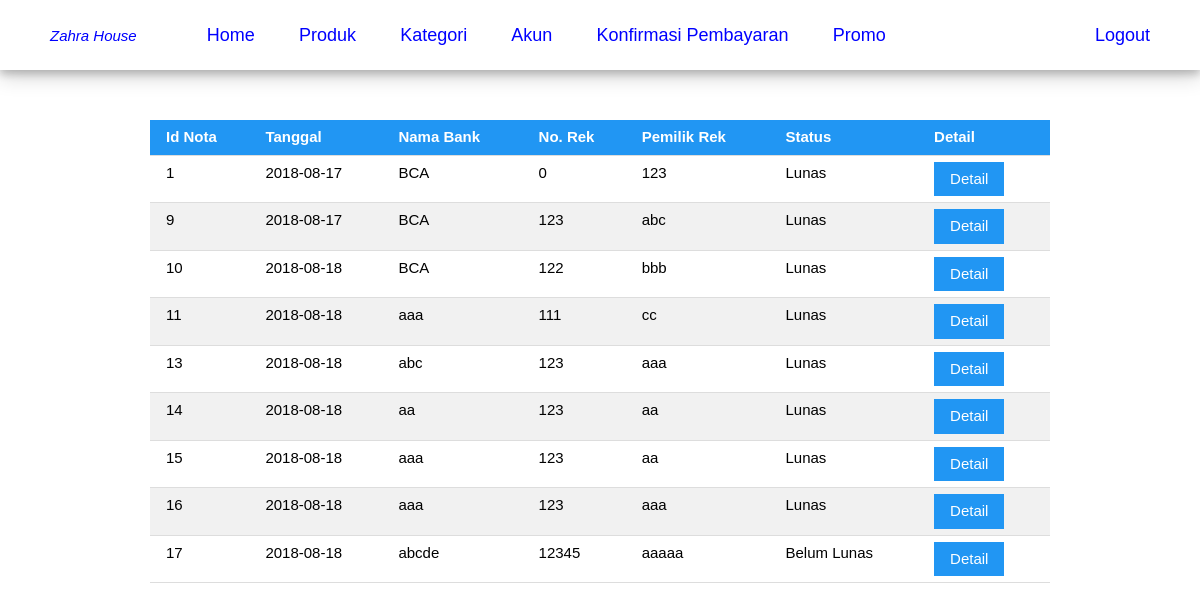
Screenshot of /admin/payment.php with the database file from the repository.
### tables this page shows
CREATE TABLE `confirmation` (
  `idConfirmation` int(10) UNSIGNED NOT NULL,
  `idNota` int(10) UNSIGNED NOT NULL,
  `date` date NOT NULL,
  `bank` char(20) NOT NULL,
  `numberAccount` char(30) NOT NULL,
  `accountOwner` char(50) NOT NULL,
  `picture` char(100) NOT NULL
);

CREATE TABLE `nonota` (
  `idNota` int(10) UNSIGNED NOT NULL,
  `idAccount` varchar(50) NOT NULL,
  `tanggal` date NOT NULL,
  `service` char(10) NOT NULL,
  `ongkir` mediumint(11) UNSIGNED NOT NULL,
  `status` tinyint(1) NOT NULL
);

### admin/payment.php (the view, shortened to what this page needs)
<?php
    include "../config/config.php";
?>
<!DOCTYPE html>
<html lang="en">
<head>
    <link rel="stylesheet" type="text/css" href="../style/w3.css">
    <link rel="stylesheet" type="text/css" href="../style/css.css">
</head>
<body>
<?php
    include 'menu.php';
?>
    <div class="isi" style="margin: 0 100px;">
<?php
    $sql = "SELECT
            confirmation.idConfirmation,
            nonota.status,
            nonota.idNota,
            confirmation.date,
            confirmation.bank,
            confirmation.numberAccount,
            confirmation.accountOwner
            FROM confirmation
            INNER JOIN nonota
            ON confirmation.idNota = nonota.idNota";
    if ($stmt = $mysqli->prepare($sql)) {
        if ($stmt->execute()) {
            $stmt->bind_result($sqlIdConfirmation, $sqlStatus, $sqlIdNota, $sqlDate, $sqlBank, $sqlNumerAccount, $sqlAccountOwner);
            ?>
            <table class="w3-table w3-striped w3-bordered" style="margin-top: 20px;">
            <tr class="w3-blue">
                <th>Id Nota</th>
                <th>Tanggal</th>
                <th>Nama Bank</th>
                <th>No. Rek</th>
                <th>Pemilik Rek</th>
                <th>Status</th>
                <th>Detail</th>
            <tr>
            <?php
            while($stmt->fetch()){
                if ($sqlStatus == 1) {
            ?>
            <tr>
                <td><?php echo $sqlIdNota; ?></td>
                <td><?php echo $sqlDate; ?></td>
                <td><?php echo $sqlBank; ?></td>
                <td><?php echo $sqlNumerAccount; ?></td>
                <td><?php echo $sqlAccountOwner; ?></td>
                <td><?php echo "Lunas"; ?></td>
                <td><a href="paymentDetail.php?confirmation=<?php echo $sqlIdConfirmation; ?>"><button class="w3-btn w3-blue">Detail</button></a></td>
            </tr>
            <?php
                }
                else{
            ?>
            <tr>
                <td><?php echo $sqlIdNota; ?></td>
                <td><?php echo $sqlDate; ?></td>
                <td><?php echo $sqlBank; ?></td>
                <td><?php echo $sqlNumerAccount; ?></td>
                <td><?php echo $sqlAccountOwner; ?></td>
                <td><?php echo "Belum Lunas"; ?></td>
                <td><a href="paymentDetail.php?confirmation=<?php echo $sqlIdConfirmation; ?>"><button class="w3-btn w3-blue">Detail</button></a></td>
            </tr>
            <?php
                }
            }
            ?>
            </table>
            <?php
        }
        else{
            echo $stmt->error;
        }
    }
    else{
        echo $mysqli->error;
    }
?>
    </div>
</body>
</html>

### style/w3.css (style rules this page uses)
html { -ms-text-size-adjust:100%;-webkit-text-size-adjust:100% }
body { margin:0 }
a { -webkit-tap-highlight-color:transparent;background-color:transparent }
button,input,optgroup,select,textarea { color:inherit;font:inherit;margin:0 }
button { overflow:visible }
button,select { text-transform:none }
button,html input[type=button],input[type=reset],input[type=submit] { -webkit-appearance:button;cursor:pointer }
html,body { font-family:Verdana,sans-serif;font-size:15px;line-height:1.5 }
a { color:inherit }
table { border-collapse:collapse;border-spacing:0;width:100%;display:table }
table,th,td { border:none }
.w3-bordered tr,.w3-table-all tr { border-bottom:1px solid #ddd }
.w3-striped tbody tr:nth-child(even) { background-color:#f1f1f1 }
.w3-table td,.w3-table th,.w3-table-all td,.w3-table-all th { padding:6px 8px;display:table-cell;text-align:left;vertical-align:top }
.w3-table th:first-child,.w3-table td:first-child,.w3-table-all th:first-child,.w3-table-all td:first-child { padding-left:16px }
.w3-btn,.w3-btn-block { border:none;display:inline-block;outline:0;padding:6px 16px;vertical-align:middle;overflow:hidden;text-decoration:none !important;color:#fff;background-color:#000;text-align:center;cursor:pointer;white-space:nowrap }
.w3-btn,.w3-btn-floating,.w3-btn-floating-large { -webkit-touch-callout:none;-webkit-user-select:none;-khtml-user-select:none;-moz-user-select:none;-ms-user-select:none;user-select:none; }
.w3-navbar a,.w3-topnav a,.w3-sidenav a,.w3-dropnav a,.w3-pagination li a,.w3-hoverable tbody tr,.w3-btn,.w3-btn-floating,.w3-btn-floating-large,.w3-hover-opacity,.w3-hover-shadow,.w3-accordion-content a,.w3-dropdown-content a,.w3-dropdown-click:hover,.w3-dropdown-hover:hover,.w3-opennav,.w3-closenav,.w3-closebtn, .w3-hover-amber,.w3-hover-aqua,.w3-hover-blue,.w3-hover-light-blue,.w3-hover-brown,.w3-hover-cyan,.w3-hover-blue-grey,.w3-hover-green,.w3-hover-light-green,.w3-hover-indigo,.w3-hover-khaki,.w3-hover-lime,.w3-hover-orange,.w3-hover-deep-orange,.w3-hover-pink, .w3-hover-purple,.w3-hover-deep-purple,.w3-hover-red,.w3-hover-sand,.w3-hover-teal,.w3-hover-yellow,.w3-hover-white,.w3-hover-black,.w3-hover-grey,.w3-hover-light-grey,.w3-hover-dark-grey,.w3-hover-text-amber,.w3-hover-text-aqua,.w3-hover-text-blue,.w3-hover-text-light-blue, .w3-hover-text-brown,.w3-hover-text-cyan,.w3-hover-text-blue-grey,.w3-hover-text-green,.w3-hover-text-light-green,.w3-hover-text-indigo,.w3-hover-text-khaki,.w3-hover-text-lime,.w3-hover-text-orange,.w3-hover-text-deep-orange,.w3-hover-text-pink,.w3-hover-text-purple, .w3-hover-text-deep-purple,.w3-hover-text-red,.w3-hover-text-sand,.w3-hover-text-teal,.w3-hover-text-yellow,.w3-hover-text-white,.w3-hover-text-black,.w3-hover-text-grey,.w3-hover-text-light-grey,.w3-hover-text-dark-grey { -webkit-transition:all 0.3s ease;transition:all 0.3s ease }
.w3-blue,.w3-hover-blue:hover { color:#fff !important;background-color:#2196F3 !important }

### style/css.css (style rules this page uses)
.isi { widows: 100%; height: auto; padding: 30px 50px; }

### rows the page displays
confirmation: idNota.idNota "1", date "2018-08-17", bank "BCA", numberAccount "0", accountOwner "123"
confirmation: idNota.idNota "9", date "2018-08-17", bank "BCA", numberAccount "123", accountOwner "abc"
confirmation: idNota.idNota "10", date "2018-08-18", bank "BCA", numberAccount "122", accountOwner "bbb"
confirmation: idNota.idNota "11", date "2018-08-18", bank "aaa", numberAccount "111", accountOwner "cc"
confirmation: idNota.idNota "13", date "2018-08-18", bank "abc", numberAccount "123", accountOwner "aaa"
confirmation: idNota.idNota "14", date "2018-08-18", bank "aa", numberAccount "123", accountOwner "aa"
confirmation: idNota.idNota "15", date "2018-08-18", bank "aaa", numberAccount "123", accountOwner "aa"
confirmation: idNota.idNota "16", date "2018-08-18", bank "aaa", numberAccount "123", accountOwner "aaa"
confirmation: idNota.idNota "17", date "2018-08-18", bank "abcde", numberAccount "12345", accountOwner "aaaaa"
